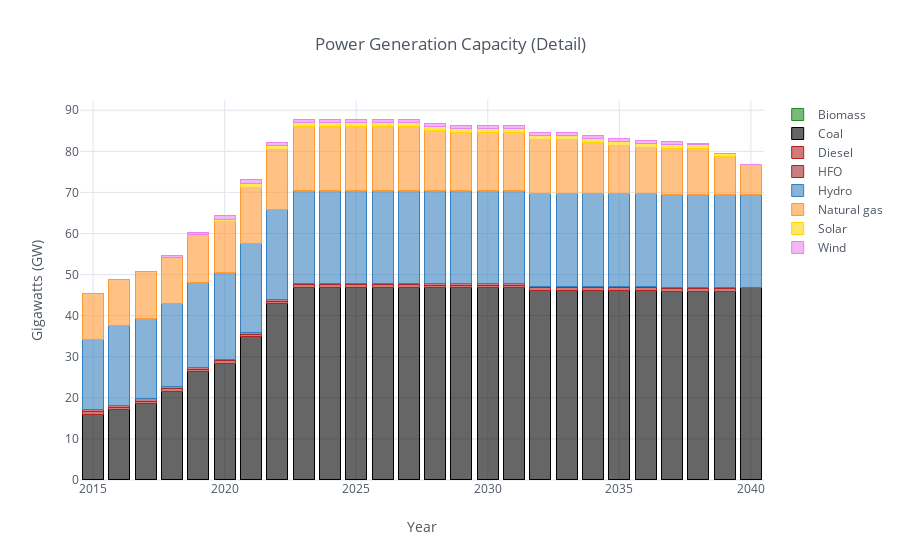

Source (notebook cell):
### Code cell
# Power generation capacity (detailed)
cap_df = all_params['TotalCapacityAnnual'][all_params['TotalCapacityAnnual'].t.str.startswith('PWR')].drop('r', axis=1)
cap_df = df_filter(cap_df,3,6,['TRN'])
df_plot(cap_df,'Gigawatts (GW)','Power Generation Capacity (Detail)')

### Figure 1 — Plotly figure (JSON) as saved in the notebook; plotly's stock layout.template omitted (floating-point values rounded to 4 significant figures)
{"data": [{"marker": {"color": "rgba(34, 139, 34, 0.6)", "line": {"color": "rgba(34, 139, 34, 1.0)", "width": 1}}, "name": "Biomass", "orientation": "v", "text": "", "type": "bar", "uid": "247c3d05-fad4-4718-b686-1b3891e5096e", "x": [2015, 2016, 2017, 2018, 2019, 2020, 2021, 2022, 2023, 2024, 2025, 2026, 2027, 2028, 2029, 2030, 2031, 2032, 2033, 2034, 2035, 2036, 2037, 2038, 2039, 2040], "y": [0.024, 0.054, 0.109, 0.194, 0.194, 0.194, 0.194, 0.194, 0.194, 0.194, 0.194, 0.194, 0.194, 0.17, 0.17, 0.17, 0.17, 0.17, 0.17, 0.17, 0.17, 0.17, 0.17, 0.17, 0.17, 0.17]}, {"marker": {"color": "rgba(0, 0, 0, 0.6)", "line": {"color": "rgba(0, 0, 0, 1.0)", "width": 1}}, "name": "Coal", "orientation": "v", "text": "", "type": "bar", "uid": "c0143d90-ea09-4d90-a9f3-5b4ac8544e55", "x": [2015, 2016, 2017, 2018, 2019, 2020, 2021, 2022, 2023, 2024, 2025, 2026, 2027, 2028, 2029, 2030, 2031, 2032, 2033, 2034, 2035, 2036, 2037, 2038, 2039, 2040], "y": [15.92, 17.03, 18.46, 21.31, 26.12, 28.21, 34.67, 42.65, 46.63, 46.63, 46.63, 46.63, 46.63, 46.63, 46.63, 46.63, 46.63, 46.03, 46.03, 46.03, 46.03, 45.92, 45.81, 45.81, 45.81, 46.68]}, {"marker": {"color": "rgba(178, 34, 34, 0.6)", "line": {"color": "rgba(178, 34, 34, 1.0)", "width": 1}}, "name": "Diesel", "orientation": "v", "text": "", "type": "bar", "uid": "0b985d9a-1840-4efd-9b86-7de886d8af06", "x": [2015, 2016, 2017, 2018, 2019, 2020, 2021, 2022, 2023, 2024, 2025, 2026, 2027, 2028, 2029, 2030, 2031, 2032, 2033, 2034, 2035, 2036, 2037, 2038, 2039, 2040], "y": [0.66, 0.66, 0.66, 0.66, 0.66, 0.66, 0.66, 0.66, 0.66, 0.66, 0.66, 0.66, 0.66, 0.66, 0.66, 0.66, 0.66, 0.66, 0.66, 0.66, 0.66, 0.66, 0.66, 0.66, 0.66, 0]}, {"marker": {"color": "rgba(165, 42, 42, 0.6)", "line": {"color": "rgba(165, 42, 42, 1.0)", "width": 1}}, "name": "HFO", "orientation": "v", "text": "", "type": "bar", "uid": "427f67c4-1e22-48a2-9c12-229330eedfe8", "x": [2015, 2016, 2017, 2018, 2019, 2020, 2021, 2022, 2023, 2024, 2025, 2026, 2027, 2028, 2029, 2030, 2031, 2032, 2033, 2034, 2035, 2036, 2037, 2038, 2039, 2040], "y": [0.517, 0.517, 0.517, 0.517, 0.517, 0.33, 0.33, 0.33, 0.33, 0.33, 0.33, 0.33, 0.33, 0.33, 0.33, 0.33, 0.33, 0.33, 0.33, 0.33, 0.33, 0.33, 0.33, 0.33, 0.33, 0]}, {"marker": {"color": "rgba(55, 128, 191, 0.6)", "line": {"color": "rgba(55, 128, 191, 1.0)", "width": 1}}, "name": "Hydro", "orientation": "v", "text": "", "type": "bar", "uid": "d0763d72-d56e-4926-89e1-7784f14daed0", "x": [2015, 2016, 2017, 2018, 2019, 2020, 2021, 2022, 2023, 2024, 2025, 2026, 2027, 2028, 2029, 2030, 2031, 2032, 2033, 2034, 2035, 2036, 2037, 2038, 2039, 2040], "y": [17.09, 19.26, 19.68, 20.18, 20.65, 21.19, 21.68, 22.04, 22.75, 22.75, 22.75, 22.63, 22.63, 22.63, 22.63, 22.63, 22.63, 22.63, 22.63, 22.63, 22.63, 22.63, 22.63, 22.63, 22.63, 22.63]}, {"marker": {"color": "rgba(255, 153, 51, 0.6)", "line": {"color": "rgba(255, 153, 51, 1.0)", "width": 1}}, "name": "Natural gas", "orientation": "v", "text": "", "type": "bar", "uid": "6d3dec9b-15f7-41ec-9291-fc4d62cae4f1", "x": [2015, 2016, 2017, 2018, 2019, 2020, 2021, 2022, 2023, 2024, 2025, 2026, 2027, 2028, 2029, 2030, 2031, 2032, 2033, 2034, 2035, 2036, 2037, 2038, 2039, 2040], "y": [11.08, 11.28, 11.28, 11.28, 11.28, 12.23, 13.73, 14.48, 15.55, 15.55, 15.55, 15.55, 15.55, 14.6, 14.23, 14.23, 14.23, 13.06, 13.06, 12.32, 11.59, 11.12, 11.12, 11.12, 9.11, 7.11]}, {"marker": {"color": "rgba(255, 215, 0, 0.6)", "line": {"color": "rgba(255, 215, 0, 1.0)", "width": 1}}, "name": "Solar", "orientation": "v", "text": "", "type": "bar", "uid": "3a5c9510-c6ff-44ac-a6ae-ffdb5988bfa5", "x": [2015, 2016, 2017, 2018, 2019, 2020, 2021, 2022, 2023, 2024, 2025, 2026, 2027, 2028, 2029, 2030, 2031, 2032, 2033, 2034, 2035, 2036, 2037, 2038, 2039, 2040], "y": [0, 0, 0, 0, 0.3, 0.7, 1, 1, 1, 1, 1, 1, 1, 1, 1, 1, 1, 1, 1, 1, 1, 1, 1, 1, 0.7, 0.3]}, {"marker": {"color": "rgba(238, 130, 238, 0.6)", "line": {"color": "rgba(238, 130, 238, 1.0)", "width": 1}}, "name": "Wind", "orientation": "v", "text": "", "type": "bar", "uid": "64c51a53-0ac3-4a23-9c7a-d58579832f40", "x": [2015, 2016, 2017, 2018, 2019, 2020, 2021, 2022, 2023, 2024, 2025, 2026, 2027, 2028, 2029, 2030, 2031, 2032, 2033, 2034, 2035, 2036, 2037, 2038, 2039, 2040], "y": [0.09, 0.09, 0.09, 0.457, 0.646, 0.763, 0.763, 0.763, 0.763, 0.763, 0.763, 0.763, 0.763, 0.763, 0.763, 0.763, 0.763, 0.763, 0.763, 0.763, 0.763, 0.763, 0.763, 0.306, 0.117, 0]}], "layout": {"barmode": "stack", "legend": {"bgcolor": "#FFFFFF", "font": {"color": "#4D5663"}, "traceorder": "normal"}, "paper_bgcolor": "#FFFFFF", "plot_bgcolor": "#FFFFFF", "title": {"font": {"color": "#4D5663"}, "text": "Power Generation Capacity (Detail)"}, "xaxis": {"gridcolor": "#E1E5ED", "showgrid": true, "tickfont": {"color": "#4D5663"}, "title": {"font": {"color": "#4D5663"}, "text": "Year"}, "zerolinecolor": "#E1E5ED"}, "yaxis": {"gridcolor": "#E1E5ED", "showgrid": true, "tickfont": {"color": "#4D5663"}, "title": {"font": {"color": "#4D5663"}, "text": "Gigawatts (GW)"}, "zerolinecolor": "#E1E5ED"}}}
